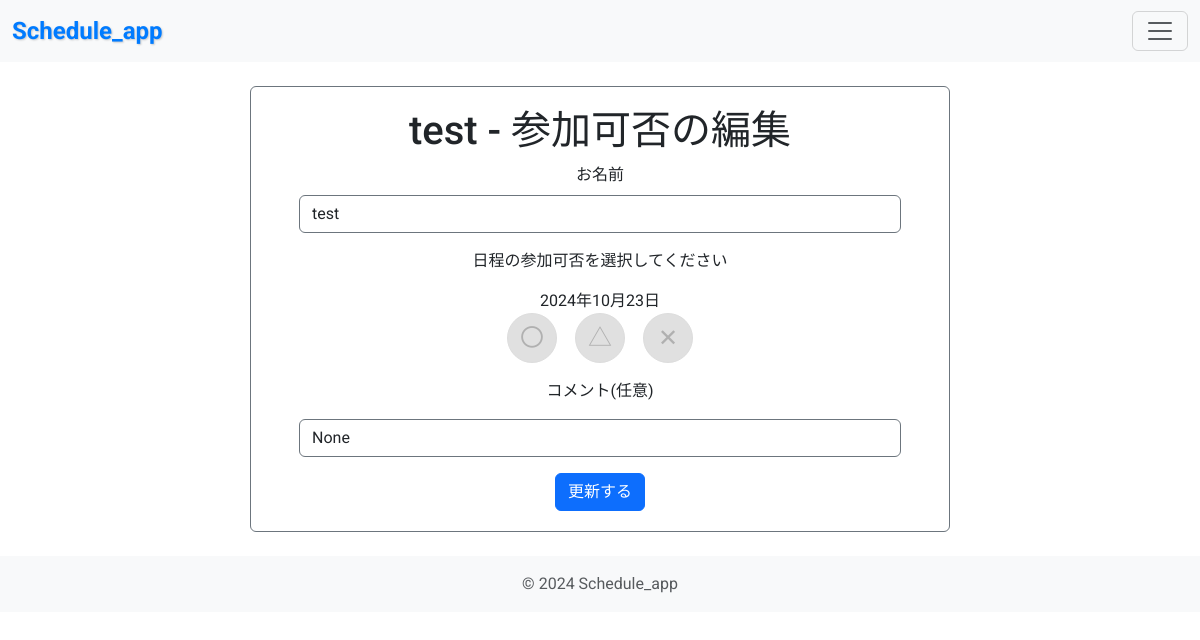
The page /event/test-talnz/edit-participation/3/ on the database as committed earlier.
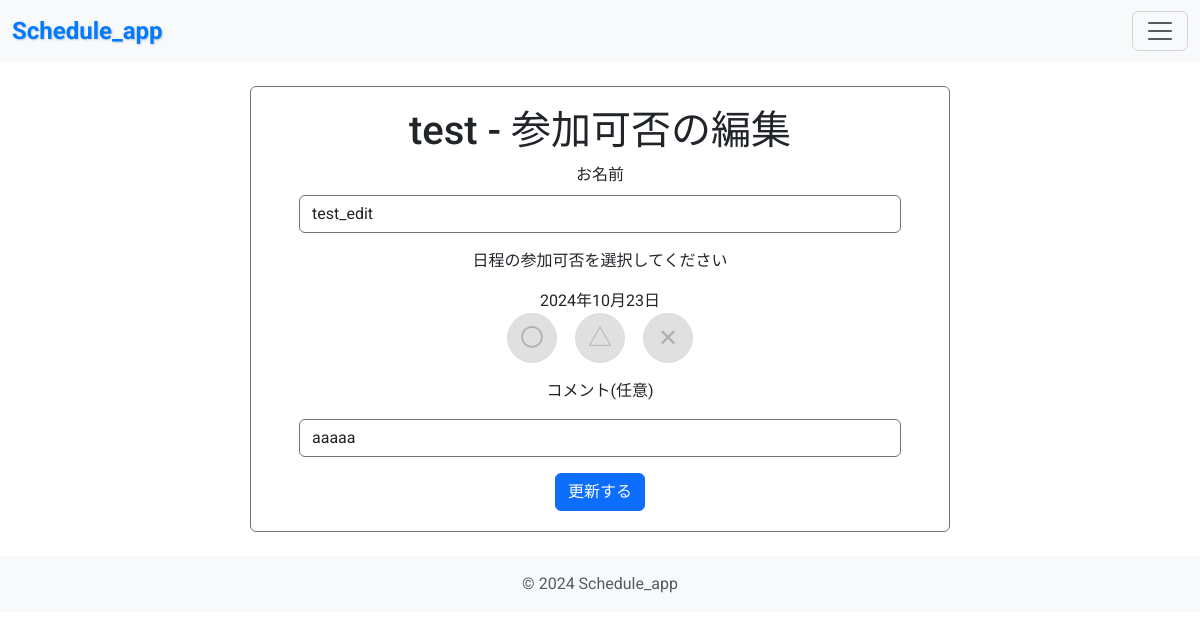
The same page on the database as committed later.
### scheduler/models.py (models this page shows)
class Participant(models.Model):
    event = models.ForeignKey(Event, related_name='participants', on_delete=models.CASCADE)
    name = models.CharField(max_length=255, blank=True, null=True)
    comment = models.TextField(blank=True, null=True)

### scheduler/views.py (the view, shortened to what this page needs)
# urls.py: path('event/<slug:slug>/edit-participation/<int:participant_id>/', ParticipantEditView.as_view(), name='edit_participation'),
class ParticipantEditView(View):
    def get(self, request, slug, participant_id):
        event = get_object_or_404(Event, slug=slug)
        participant = get_object_or_404(Participant, id=participant_id)
        event_dates = event.dates.all()
        availabilities = {a.event_date.id: a.availability for a in participant.availabilities.all()}
        return render(request, 'scheduler/edit_participate.html', {
            'event': event,
            'participant': participant,
            'event_dates': event_dates,
            'availabilities': availabilities
        })

### scheduler/templates/scheduler/edit_participate.html (shortened to what this page needs)
{% extends "base.html" %}
{% block content %}
    <div class="container px-4 px-lg-5 mb-4 border border-secondary rounded" style="padding: 20px; max-width: 700px; margin: 0 auto;">
        <h1 class="text-center">{{ event.title }} - 参加可否の編集</h1>
        <form method="post">
            <div class="form-group">
                <p class="text-center mb-2">お名前</p>
                <input type="text" name="name" id="name" class="form-control" value="{{ participant.name }}" required>
            </div>
            <p class="text-center mt-3 mb-3">日程の参加可否を選択してください</p>
            {% for date in event.dates.all %}
                <div class="form-group text-center mb-3">
                    <label for="availability_{{ date.id }}">{{ date.date }}{{ date.time|time:"H:i" }}</label>
                    <div class="availability-buttons d-flex justify-content-center">
                        <button type="button" name="availability_{{ date.id }}" value="yes" class="availability-button mx-1 {% if availabilities.date_id == 'yes' %}active{% endif %}">〇</button>
                        <button type="button" name="availability_{{ date.id }}" value="maybe" class="availability-button maybe mx-1 {% if availabilities.date_id == 'maybe' %}active{% endif %}">△</button>
                        <button type="button" name="availability_{{ date.id }}" value="no" class="availability-button no mx-1 {% if availabilities.date_id == 'no' %}active{% endif %}">✕</button>
                    </div>
                </div>
            {% endfor %}
            <div class="form-group mt-3 mb-3">
                <p class="text-center mb-3">コメント(任意)</p>
                <input type="text" name="comment" id="comment" class="form-control" value="{{ participant.comment }}">
            </div>
            <div class="text-center">
                <button type="submit" class="btn btn-primary">更新する</button>
            </div>
        </form>
    </div>
{% endblock %}

Rows that differ between the two databases and show on the page:
changed Participant: name "test" → "test_edit"; comment "None" → "aaaaa"
